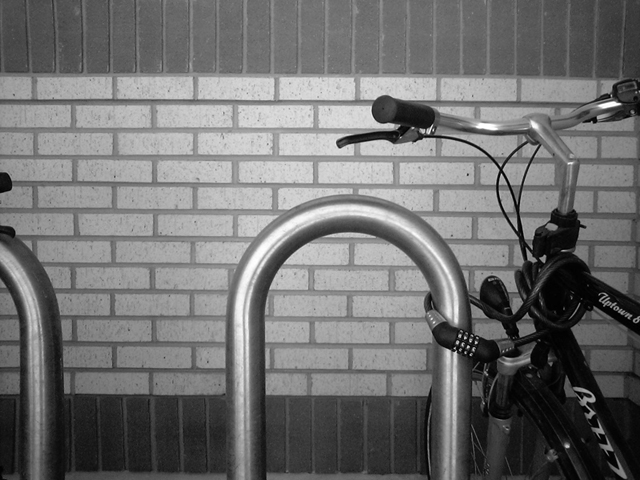
#> input picture HW14/bike.jpg, 640 x 480 px
$ python code1.py
#> lines starting #> are read from the running program, lines starting #| are printed output that depends on the picture
import cv2
import numpy as np
from scipy import signal


image = cv2.imread('bike.jpg')
#> image is the input picture: shape (480, 640, 3); min 0, max 255, mean 112.2
print(image.shape)
#| (480, 640, 3)
image = cv2.cvtColor(image,cv2.COLOR_RGB2GRAY)
#> image: shape (480, 640)
piwrett_1= [[1,0,-1],[1,0,-1],[1,0,-1]]
pa = np.zeros((3,3))
for i in range(3):
	for j in range(3):
		pa[i][j] = piwrett_1[i][j]

pb = np.transpose(pa)
# [8 lines of commented-out code are left out]

n,m = image.shape[0:2]
#> n = 480; m = 640

# image = image.astype('float64')

edgex = np.zeros((n-2,m-2))
edgey = np.zeros((n-2,m-2))

for i in range(n-2):
	for j in range(m-2):
		temp = 0
		for k in range(3):
			for l in range(3):
				temp += image[i+k][j+l]*pa[k][l]
		edgex[i][j] = temp
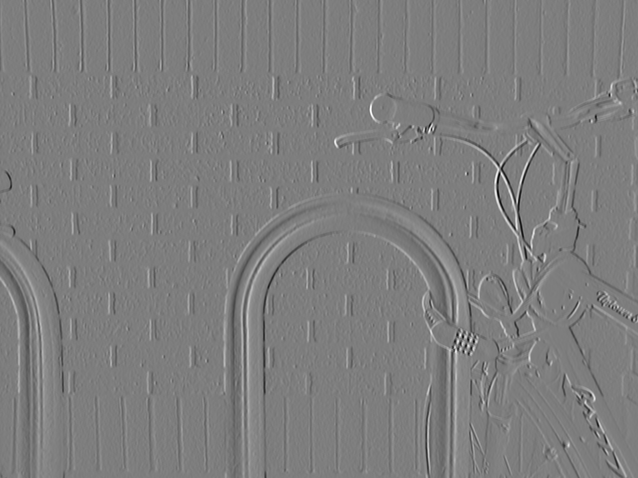
#> edgex: shape (478, 638) float64; min -565, max 577, mean 0.3; drawn with min black and max white

for i in range(n-2):
	for j in range(m-2):
		temp = 0
		for k in range(3):
			for l in range(3):
				temp += image[i+k][j+l]*pb[k][l]
		edgey[i][j] = temp
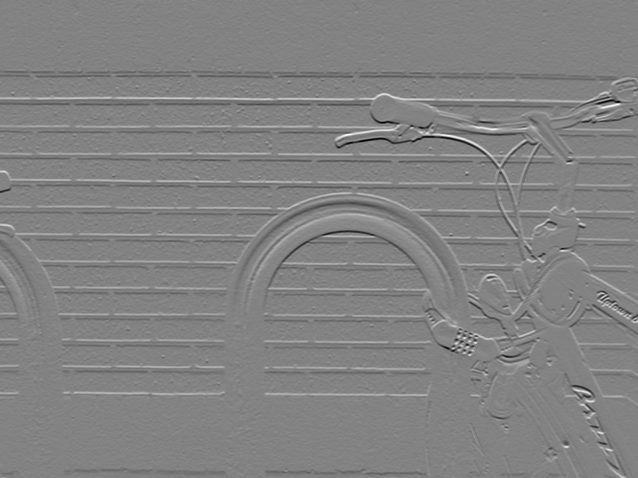
#> edgey: shape (478, 638) float64; min -577, max 552, mean 0.3; drawn with min black and max white

output = np.sqrt(np.square(edgex)+np.square(edgey))
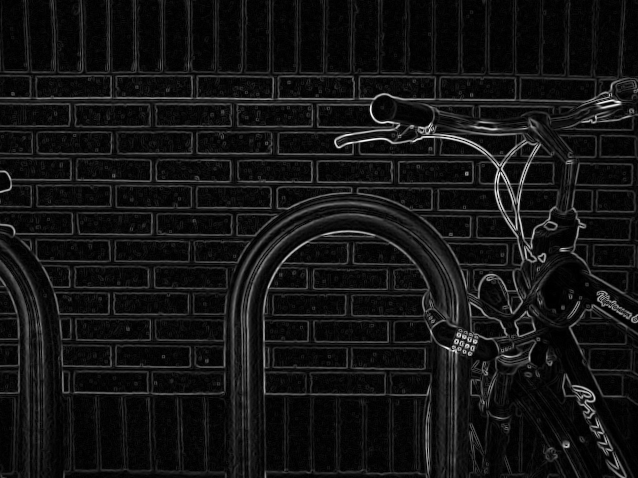
#> output: shape (478, 638) float64; min 0, max 580.2, mean 45.6; drawn with min black and max white

# output = output.astype('uint8')

cv2.imwrite('output.png',output)
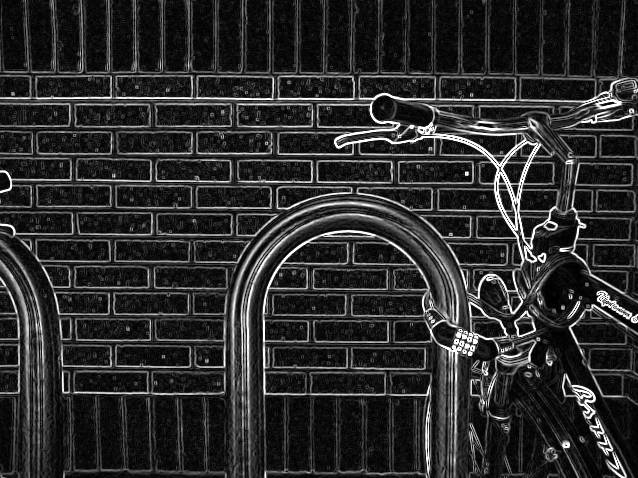
#> saved as output.png: shape (478, 638); min 0, max 255, mean 44.4

# [11 lines of commented-out code are left out]
